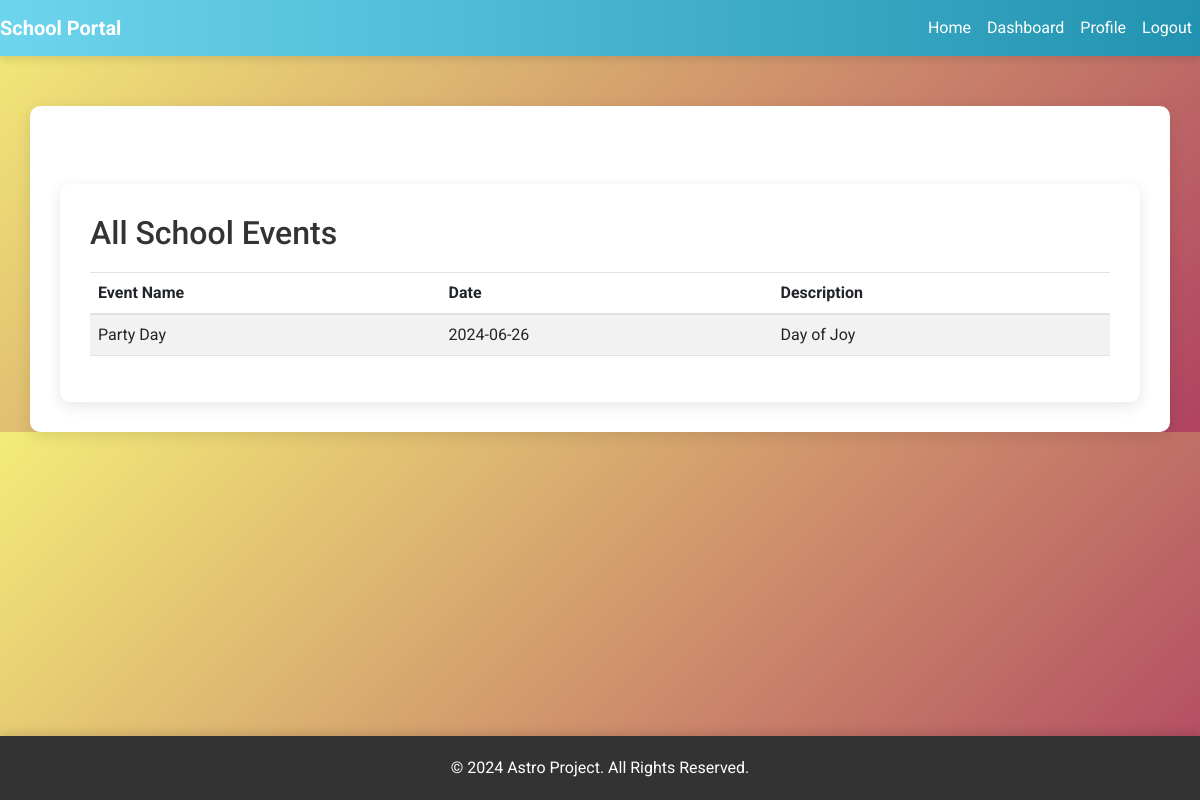
/view/events (signed in), run on the app's committed database.
### school_project/models.py (models this page shows, shortened)
class SchoolEvent(db.Model):
    __tablename__ = 'school_events'
    id = db.Column(db.Integer, primary_key=True)
    name = db.Column(db.String(100), nullable=False)
    date = db.Column(db.DateTime, nullable=False)
    description = db.Column(db.Text, nullable=True)

### school_project/teachers/views.py (the view)
@teacher.route('/view/events', methods=['GET'])
@login_required
def view_events():
    events = SchoolEvent.query.all()
    return render_template('events.html', title='Events', events=events)

### school_project/models.py (called while the page is built)
@login_manager.user_loader
def load_user(user_id):
    return User.query.get(int(user_id))

### school_project/templates/events.html
{% extends "base.html" %}
{% block content %}
<div class="container mt-5">
    <h2>All School Events</h2>
    <table class="table table-striped">
        <thead>
            <tr>
                <th scope="col">Event Name</th>
                <th scope="col">Date</th>
                <th scope="col">Description</th>
            </tr>
        </thead>
        <tbody>
            {% for event in events %}
            <tr>
                <td>{{ event.name }}</td>
                <td>{{ event.date.strftime('%Y-%m-%d') }}</td>
                <td>{{ event.description }}</td>
            </tr>
            {% endfor %}
        </tbody>
    </table>
</div>
{% endblock %}

### school_project/static/css/styles.css (style rules this page uses)
body { font-family: Arial, sans-serif; margin: 0; padding: 0; background-color: #f8f9fa; }
h1, h2, h3 { margin-bottom: 20px; }
.container { padding: 2em; }

### school_project/templates/base.html (style rules this page uses)
body { font-family: 'Roboto', sans-serif; background: linear-gradient(135deg, #f3ec78, #af4261); color: #333; margin: 0; padding: 0; overflow-x: hidden; }
.container { margin-top: 50px; background: #ffffff; padding: 30px; border-radius: 10px; box-shadow: 0 4px 16px rgba(0, 0, 0, 0.1); animation: fadeIn 1s ease-in-out; }

### data on the page
SchoolEvent: name "Party Day", date "2024-06-26", description "Day of Joy"
